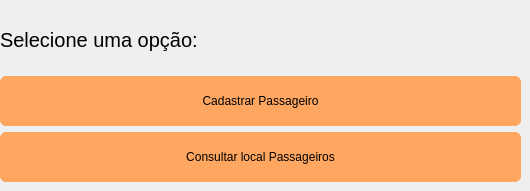
        <widget class="QWidget" name="page_14">
         <widget class="QWidget" name="verticalLayoutWidget_5">
          <property name="geometry">
           <rect>
            <x>0</x>
            <y>10</y>
            <width>521</width>
            <height>172</height>
           </rect>
          </property>
          <layout class="QVBoxLayout" name="verticalLayout_6">
           <item>
            <widget class="QLabel" name="label_23">
             <property name="styleSheet">
              <string notr="true">font-size:20px; </string>
             </property>
             <property name="text">
              <string>Selecione uma opção:</string>
             </property>
            </widget>
           </item>
           <item>
            <widget class="QPushButton" name="pushButton_15">
             <property name="minimumSize">
              <size>
               <width>0</width>
               <height>50</height>
              </size>
             </property>
             <property name="styleSheet">
              <string notr="true">QPushButton {
    background-color: #FFA761;
    color: black;              
    border-radius: 6px;        
}

QPushButton:hover {
    background-color: #eb9021; 
}</string>
             </property>
             <property name="text">
              <string>Cadastrar Passageiro</string>
             </property>
            </widget>
           </item>
           <item>
            <widget class="QPushButton" name="pushButton_16">
             <property name="minimumSize">
              <size>
               <width>100</width>
               <height>50</height>
              </size>
             </property>
             <property name="styleSheet">
              <string notr="true">QPushButton {
    background-color: #FFA761;
    color: black;              
    border-radius: 6px;        
}

QPushButton:hover {
    background-color: #eb9021; 
}</string>
             </property>
             <property name="text">
              <string>Consultar local Passageiros</string>
             </property>
            </widget>
           </item>
          </layout>
         </widget>
        </widget>
